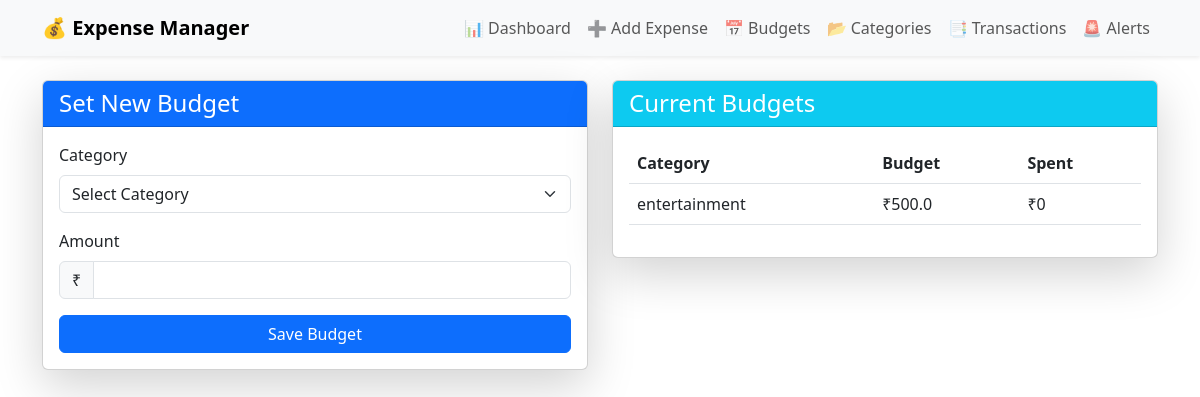
/set_budget, run on an earlier commit of the app's database.
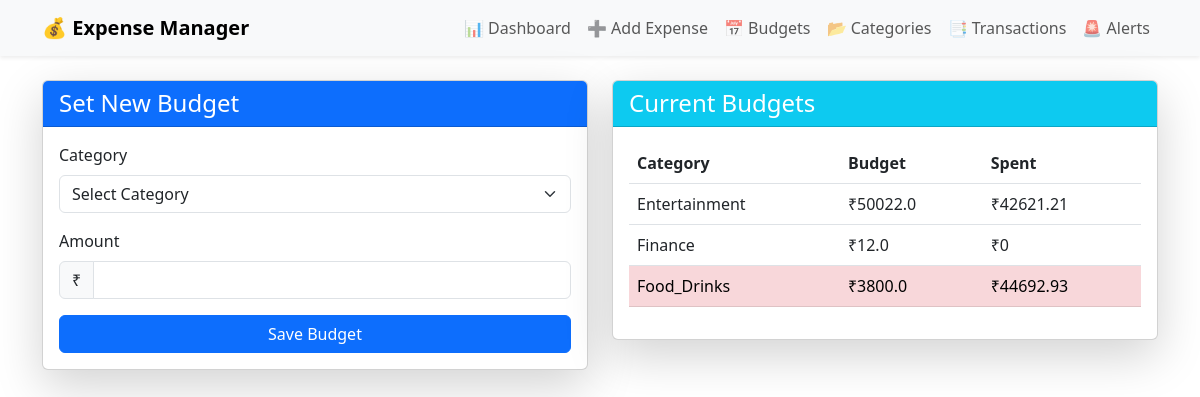
And on a later commit of the database.
### tables this page shows
CREATE TABLE budgets (
        category TEXT PRIMARY KEY NOT NULL,
        amount REAL NOT NULL
    );

### app.py (the view, shortened to what this page needs)
@app.route('/set_budget', methods=['GET', 'POST'])
def set_budget():
    db = get_db()
    cursor = db.cursor()
    cursor.execute("""
        SELECT b.category,
               b.amount,
               COALESCE(SUM(e.price), 0) AS spent
        FROM budgets b
        LEFT JOIN expenses e ON b.category = e.category
        GROUP BY b.category, b.amount
    """)
    budgets = []
    for row in cursor.fetchall():
        budgets.append({
            "category": row["category"],
            "amount": row["amount"],
            "spent": row["spent"]  # ✅ Ensures 'spent' is always present
        })
    return render_template('set_budget.html', budgets=budgets, category_mapping=category_mapping)

### app.py (called while the page is built)
def get_db():
    if 'db' not in g:
        g.db = sqlite3.connect("expenses.db")
        g.db.row_factory = sqlite3.Row
    return g.db

### templates/set_budget.html (shortened to what this page needs)
{% extends "base.html" %}
{% block content %}
<div class="row">
    <div class="col-md-6">
        <div class="card shadow-lg mb-4">
            <div class="card-header bg-primary text-white">
                <h4 class="mb-0">Set New Budget</h4>
            </div>
            <div class="card-body">
                <form method="POST">
                    <div class="mb-3">
                        <label class="form-label">Category</label>
                        <select class="form-select" name="category" required>
                            <option value="">Select Category</option>
                        </select>
                    </div>
                    <div class="mb-3">
                        <label class="form-label">Amount</label>
                        <div class="input-group">
                            <span class="input-group-text">₹</span>
                            <input type="number" class="form-control" name="amount" step="0.01" required>
                        </div>
                    </div>
                    <button type="submit" class="btn btn-primary w-100">Save Budget</button>
                </form>
            </div>
        </div>
    </div>
    <div class="col-md-6">
        <div class="card shadow-lg">
            <div class="card-header bg-info text-white">
                <h4 class="mb-0">Current Budgets</h4>
            </div>
            <div class="card-body">
                <div class="table-responsive">
                    <table class="table table-hover align-middle">
                        <thead>
                            <tr>
                                <th>Category</th>
                                <th>Budget</th>
                                <th>Spent</th>
                            </tr>
                        </thead>
                        <tbody>
                            {% if budgets %}
                                {% for budget in budgets %}
                                <tr class="{% if budget.spent and budget.amount and budget.spent >= budget.amount %}table-danger
                                           {% elif budget.spent and budget.amount and budget.spent >= budget.amount * 0.9 %}table-warning
                                           {% endif %}">
                                    <td>{{ budget.category }}</td>
                                    <td>₹{{ budget.amount }}</td>
                                    <td>₹{{ budget.spent }}</td>
                                </tr>
                                {% endfor %}
                            {% else %}
                                <tr>
                                    <td colspan="3" class="text-center text-muted">No budget set yet</td>
                                </tr>
                            {% endif %}
                        </tbody>
                    </table>
                </div>
            </div>
        </div>
    </div>
</div>
{% endblock %}

### templates/base.html (shortened to what this page needs)
<!DOCTYPE html>
<html lang="en">
<head>
    <link href="https://cdn.jsdelivr.net/npm/bootstrap@5.3.0/dist/css/bootstrap.min.css" rel="stylesheet">
    <link rel="stylesheet" href="https://cdn.jsdelivr.net/npm/bootstrap-icons@1.7.2/font/bootstrap-icons.css">
</head>
<body>
    <nav class="navbar navbar-expand-lg navbar-light bg-light shadow-sm mb-4">
        <div class="container">
            <a class="navbar-brand" href="/">💰 Expense Manager</a>
            <div class="collapse navbar-collapse" id="navbarNav">
                <ul class="navbar-nav ms-auto">
                    <li class="nav-item"><a class="nav-link" href="/dashboard">📊 Dashboard</a></li>
                    <li class="nav-item"><a class="nav-link" href="/add_expense">➕ Add Expense</a></li>
                    <li class="nav-item"><a class="nav-link" href="/set_budget">📅 Budgets</a></li>
                    <li class="nav-item"><a class="nav-link" href="/category_summary">📂 Categories</a></li>
                    <li class="nav-item"><a class="nav-link" href="/detailed_transactions">📑 Transactions</a></li>
                    <li class="nav-item"><a class="nav-link" href="/alerts">🚨 Alerts</a></li>
                </ul>
            </div>
        </div>
    </nav>
    <div class="container">
        {% block content %}{% endblock %}
    </div>
</body>
</html>

### templates/base.html (style rules this page uses)
.navbar-brand { font-weight: 700; }

What changed in the data, as far as the page shows it:
removed budgets: category "entertainment", amount "500.0", spent "0"
added budgets: category "Entertainment", amount "50022.0", spent "42621.21"
added budgets: category "Finance", amount "12.0", spent "0"
added budgets: category "Food_Drinks", amount "3800.0", spent "44692.93"
